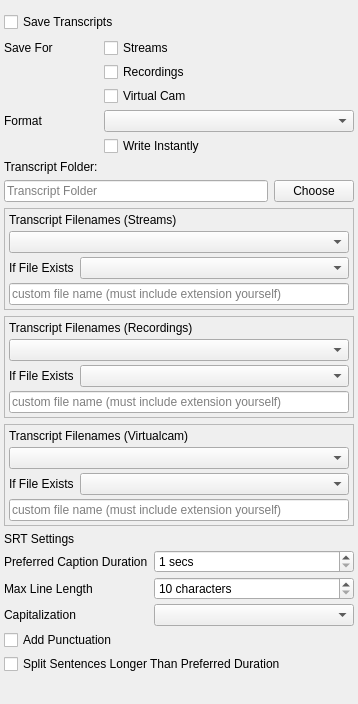
         <widget class="QWidget" name="tab_2">
          <attribute name="title">
           <string>Transcripts</string>
          </attribute>
          <layout class="QVBoxLayout" name="verticalLayoutTabTranscripts">
           <property name="leftMargin">
            <number>4</number>
           </property>
           <property name="topMargin">
            <number>12</number>
           </property>
           <property name="rightMargin">
            <number>4</number>
           </property>
           <property name="bottomMargin">
            <number>12</number>
           </property>
           <item>
            <widget class="QCheckBox" name="saveTranscriptsCheckBox">
             <property name="text">
              <string>Save Transcripts</string>
             </property>
            </widget>
           </item>
           <item>
            <widget class="QWidget" name="transcripWidget1" native="true">
             <property name="sizePolicy">
              <sizepolicy hsizetype="Preferred" vsizetype="Fixed">
               <horstretch>0</horstretch>
               <verstretch>0</verstretch>
              </sizepolicy>
             </property>
             <layout class="QFormLayout" name="formLayout_3">
              <property name="labelAlignment">
               <set>Qt::AlignLeading|Qt::AlignLeft|Qt::AlignVCenter</set>
              </property>
              <property name="formAlignment">
               <set>Qt::AlignLeading|Qt::AlignLeft|Qt::AlignTop</set>
              </property>
              <property name="verticalSpacing">
               <number>4</number>
              </property>
              <property name="leftMargin">
               <number>0</number>
              </property>
              <property name="topMargin">
               <number>0</number>
              </property>
              <property name="rightMargin">
               <number>0</number>
              </property>
              <property name="bottomMargin">
               <number>0</number>
              </property>
              <item row="0" column="0">
               <widget class="QLabel" name="label_9">
                <property name="text">
                 <string>Save For</string>
                </property>
               </widget>
              </item>
              <item row="0" column="1">
               <widget class="QCheckBox" name="transcriptsEnabledStreamCheckBox">
                <property name="text">
                 <string>Streams</string>
                </property>
               </widget>
              </item>
              <item row="1" column="1">
               <widget class="QCheckBox" name="transcriptsEnabledRecordingCheckBox">
                <property name="text">
                 <string>Recordings</string>
                </property>
               </widget>
              </item>
              <item row="2" column="1">
               <widget class="QCheckBox" name="transcriptsEnabledVirtualcamCheckBox">
                <property name="text">
                 <string>Virtual Cam</string>
                </property>
               </widget>
              </item>
              <item row="3" column="0">
               <widget class="QLabel" name="label_17">
                <property name="text">
                 <string>Format</string>
                </property>
               </widget>
              </item>
              <item row="3" column="1">
               <widget class="QComboBox" name="transcriptFormatComboBox">
                <property name="minimumSize">
                 <size>
                  <width>250</width>
                  <height>0</height>
                 </size>
                </property>
               </widget>
              </item>
              <item row="5" column="0">
               <widget class="QLabel" name="label_10">
                <property name="text">
                 <string>Transcript Folder:</string>
                </property>
               </widget>
              </item>
              <item row="4" column="1">
               <widget class="QCheckBox" name="realtimeWriteCheckBox">
                <property name="text">
                 <string>Write Instantly</string>
                </property>
               </widget>
              </item>
             </layout>
            </widget>
           </item>
           <item>
            <widget class="QWidget" name="transcripWidget2" native="true">
             <layout class="QHBoxLayout" name="horizontalLayout_3">
              <property name="leftMargin">
               <number>0</number>
              </property>
              <property name="topMargin">
               <number>0</number>
              </property>
              <property name="rightMargin">
               <number>0</number>
              </property>
              <property name="bottomMargin">
               <number>0</number>
              </property>
              <item>
               <widget class="QLineEdit" name="transcriptFolderPathLineEdit">
                <property name="placeholderText">
                 <string>Transcript Folder</string>
                </property>
               </widget>
              </item>
              <item>
               <widget class="QPushButton" name="transcriptFolderPickerPushButton">
                <property name="text">
                 <string>Choose</string>
                </property>
               </widget>
              </item>
             </layout>
            </widget>
           </item>
           <item>
            <widget class="QFrame" name="transcripWidget3">
             <property name="sizePolicy">
              <sizepolicy hsizetype="Preferred" vsizetype="Fixed">
               <horstretch>0</horstretch>
               <verstretch>0</verstretch>
              </sizepolicy>
             </property>
             <property name="frameShape">
              <enum>QFrame::StyledPanel</enum>
             </property>
             <layout class="QVBoxLayout" name="verticalLayout_6">
              <property name="spacing">
               <number>4</number>
              </property>
              <property name="leftMargin">
               <number>4</number>
              </property>
              <property name="topMargin">
               <number>4</number>
              </property>
              <property name="rightMargin">
               <number>4</number>
              </property>
              <property name="bottomMargin">
               <number>4</number>
              </property>
              <item>
               <widget class="QLabel" name="label_7">
                <property name="text">
                 <string>Transcript Filenames (Streams)</string>
                </property>
               </widget>
              </item>
              <item>
               <widget class="QComboBox" name="streamingTranscriptFilenameComboBox">
                <property name="minimumSize">
                 <size>
                  <width>250</width>
                  <height>0</height>
                 </size>
                </property>
               </widget>
              </item>
              <item>
               <widget class="QWidget" name="streamingTranscriptCustomNameWidget" native="true">
                <layout class="QHBoxLayout" name="horizontalLayout_7">
                 <property name="leftMargin">
                  <number>0</number>
                 </property>
                 <property name="topMargin">
                  <number>0</number>
                 </property>
                 <property name="rightMargin">
                  <number>0</number>
                 </property>
                 <property name="bottomMargin">
                  <number>0</number>
                 </property>
                 <item>
                  <widget class="QLabel" name="label_8">
                   <property name="sizePolicy">
                    <sizepolicy hsizetype="Fixed" vsizetype="Preferred">
                     <horstretch>0</horstretch>
                     <verstretch>0</verstretch>
                    </sizepolicy>
                   </property>
                   <property name="text">
                    <string>If File Exists</string>
                   </property>
                  </widget>
                 </item>
                 <item>
                  <widget class="QComboBox" name="streamingTranscriptCustomNameExistsCombobox"/>
                 </item>
                </layout>
               </widget>
              </item>
              <item>
               <widget class="QLineEdit" name="streamingTranscriptCustomNameOverwriteLineEdit">
                <property name="placeholderText">
                 <string>custom file name (must include extension yourself)</string>
                </property>
               </widget>
              </item>
             </layout>
            </widget>
           </item>
           <item>
            <widget class="QFrame" name="transcripWidget4">
             <property name="sizePolicy">
              <sizepolicy hsizetype="Preferred" vsizetype="Fixed">
               <horstretch>0</horstretch>
               <verstretch>0</verstretch>
              </sizepolicy>
             </property>
             <property name="frameShape">
              <enum>QFrame::StyledPanel</enum>
             </property>
             <layout class="QVBoxLayout" name="verticalLayout_5">
              <property name="spacing">
               <number>4</number>
              </property>
              <property name="leftMargin">
               <number>4</number>
              </property>
              <property name="topMargin">
               <number>4</number>
              </property>
              <property name="rightMargin">
               <number>4</number>
              </property>
              <property name="bottomMargin">
               <number>4</number>
              </property>
              <item>
               <widget class="QLabel" name="label_3">
                <property name="text">
                 <string>Transcript Filenames (Recordings)</string>
                </property>
               </widget>
              </item>
              <item>
               <widget class="QComboBox" name="recordingTranscriptFilenameComboBox">
                <property name="minimumSize">
                 <size>
                  <width>250</width>
                  <height>0</height>
                 </size>
                </property>
               </widget>
              </item>
              <item>
               <widget class="QWidget" name="recordingTranscriptCustomNameWidget" native="true">
                <layout class="QHBoxLayout" name="horizontalLayout_6">
                 <property name="leftMargin">
                  <number>0</number>
                 </property>
                 <property name="topMargin">
                  <number>0</number>
                 </property>
                 <property name="rightMargin">
                  <number>0</number>
                 </property>
                 <property name="bottomMargin">
                  <number>0</number>
                 </property>
                 <item>
                  <widget class="QLabel" name="label_2">
                   <property name="sizePolicy">
                    <sizepolicy hsizetype="Fixed" vsizetype="Preferred">
                     <horstretch>0</horstretch>
                     <verstretch>0</verstretch>
                    </sizepolicy>
                   </property>
                   <property name="text">
                    <string>If File Exists</string>
                   </property>
                  </widget>
                 </item>
                 <item>
                  <widget class="QComboBox" name="recordingTranscriptCustomNameExistsCombobox"/>
                 </item>
                </layout>
               </widget>
              </item>
              <item>
               <widget class="QLineEdit" name="recordingTranscriptCustomNameOverwriteLineEdit">
                <property name="placeholderText">
                 <string>custom file name (must include extension yourself)</string>
                </property>
               </widget>
              </item>
             </layout>
            </widget>
           </item>
           <item>
            <widget class="QFrame" name="transcripWidget5">
             <property name="sizePolicy">
              <sizepolicy hsizetype="Preferred" vsizetype="Fixed">
               <horstretch>0</horstretch>
               <verstretch>0</verstretch>
              </sizepolicy>
             </property>
             <property name="frameShape">
              <enum>QFrame::StyledPanel</enum>
             </property>
             <layout class="QVBoxLayout" name="verticalLayout_8">
              <property name="spacing">
               <number>4</number>
              </property>
              <property name="leftMargin">
               <number>4</number>
              </property>
              <property name="topMargin">
               <number>4</number>
              </property>
              <property name="rightMargin">
               <number>4</number>
              </property>
              <property name="bottomMargin">
               <number>4</number>
              </property>
              <item>
               <widget class="QLabel" name="label_14">
                <property name="text">
                 <string>Transcript Filenames (Virtualcam)</string>
                </property>
               </widget>
              </item>
              <item>
               <widget class="QComboBox" name="virtualcamTranscriptFilenameComboBox">
                <property name="minimumSize">
                 <size>
                  <width>250</width>
                  <height>0</height>
                 </size>
                </property>
               </widget>
              </item>
              <item>
               <widget class="QWidget" name="virtualcamTranscriptCustomNameWidget" native="true">
                <layout class="QHBoxLayout" name="horizontalLayout_8">
                 <property name="leftMargin">
                  <number>0</number>
                 </property>
                 <property name="topMargin">
                  <number>0</number>
                 </property>
                 <property name="rightMargin">
                  <number>0</number>
                 </property>
                 <property name="bottomMargin">
                  <number>0</number>
                 </property>
                 <item>
                  <widget class="QLabel" name="label_21">
                   <property name="sizePolicy">
                    <sizepolicy hsizetype="Fixed" vsizetype="Preferred">
                     <horstretch>0</horstretch>
                     <verstretch>0</verstretch>
                    </sizepolicy>
                   </property>
                   <property name="text">
                    <string>If File Exists</string>
                   </property>
                  </widget>
                 </item>
                 <item>
                  <widget class="QComboBox" name="virtualcamTranscriptCustomNameExistsCombobox"/>
                 </item>
                </layout>
               </widget>
              </item>
              <item>
               <widget class="QLineEdit" name="virtualcamTranscriptCustomNameOverwriteLineEdit">
                <property name="placeholderText">
                 <string>custom file name (must include extension yourself)</string>
                </property>
               </widget>
              </item>
             </layout>
            </widget>
           </item>
           <item>
            <widget class="QWidget" name="transcriptSrtSettingsWidget" native="true">
             <layout class="QFormLayout" name="formLayout_4">
              <property name="labelAlignment">
               <set>Qt::AlignLeading|Qt::AlignLeft|Qt::AlignVCenter</set>
              </property>
              <property name="verticalSpacing">
               <number>4</number>
              </property>
              <property name="leftMargin">
               <number>0</number>
              </property>
              <property name="topMargin">
               <number>0</number>
              </property>
              <property name="rightMargin">
               <number>0</number>
              </property>
              <property name="bottomMargin">
               <number>0</number>
              </property>
              <item row="0" column="0">
               <widget class="QLabel" name="label_18">
                <property name="text">
                 <string>SRT Settings</string>
                </property>
               </widget>
              </item>
              <item row="1" column="0">
               <widget class="QLabel" name="label_19">
                <property name="text">
                 <string>Preferred Caption Duration</string>
                </property>
               </widget>
              </item>
              <item row="1" column="1">
               <widget class="QSpinBox" name="srtDurationSpinBox">
                <property name="minimumSize">
                 <size>
                  <width>100</width>
                  <height>0</height>
                 </size>
                </property>
                <property name="specialValueText">
                 <string/>
                </property>
                <property name="suffix">
                 <string> secs</string>
                </property>
                <property name="minimum">
                 <number>1</number>
                </property>
                <property name="maximum">
                 <number>999</number>
                </property>
               </widget>
              </item>
              <item row="2" column="0">
               <widget class="QLabel" name="label_20">
                <property name="text">
                 <string>Max Line Length</string>
                </property>
               </widget>
              </item>
              <item row="2" column="1">
               <widget class="QSpinBox" name="srtLineLengthSpinBox">
                <property name="minimumSize">
                 <size>
                  <width>160</width>
                  <height>0</height>
                 </size>
                </property>
                <property name="suffix">
                 <string> characters</string>
                </property>
                <property name="minimum">
                 <number>10</number>
                </property>
                <property name="maximum">
                 <number>9999999</number>
                </property>
               </widget>
              </item>
              <item row="3" column="0">
               <widget class="QLabel" name="label_11">
                <property name="text">
                 <string>Capitalization</string>
                </property>
               </widget>
              </item>
              <item row="3" column="1">
               <widget class="QComboBox" name="srtCapitalizationComboBox"/>
              </item>
              <item row="5" column="0" colspan="2">
               <widget class="QCheckBox" name="srtSplitSentencesCheckBox">
                <property name="text">
                 <string>Split Sentences Longer Than Preferred Duration</string>
                </property>
               </widget>
              </item>
              <item row="6" column="0">
               <widget class="QLabel" name="label_12">
                <property name="text">
                 <string/>
                </property>
               </widget>
              </item>
              <item row="4" column="0" colspan="2">
               <widget class="QCheckBox" name="srtAddPunctuationCheckBox">
                <property name="text">
                 <string>Add Punctuation </string>
                </property>
               </widget>
              </item>
             </layout>
            </widget>
           </item>
          </layout>
         </widget>
